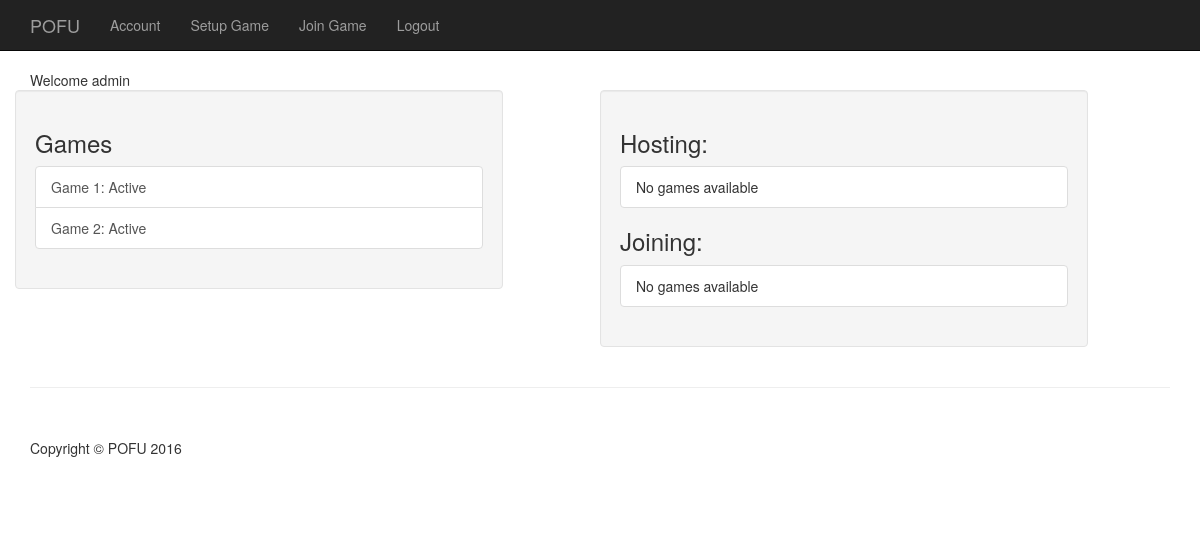
Page /users/home (signed in) on the committed database.
### game/models.py (models this page shows)
class Game(models.Model):
    status = models.CharField(max_length=1, default='A', choices=GAME_STATUS)
    title = models.CharField(max_length=50, blank=True)
    host = models.ForeignKey(User, null=True)
    objects = GamesManager()
    def __str__(self):
        return "Game " + str(self.id)

### users/views.py (the view)
@login_required
def home(request):
    my_games = Game.objects.games_for_user(request.user)
    joining = Setup.objects.setups_for_user(request.user)
    hosting = Setup.objects.filter(host=request.user)
    context = {'my_games': my_games,
               'joining': joining,
               'hosting': hosting}
    return render(request, 'users/home.html', context)

### game/models.py (called while the page is built)
    def games_for_user(self, user):
        return super(GamesManager, self).get_queryset().filter(
            models.Q(player__user_id=user.id))

    def setups_for_user(self, user):
        return super(SetupManager, self).get_queryset().filter(
            models.Q(invitation__user_id=user.id))

### users/templates/users/home.html
{% extends 'base.html' %}
{% block content %}
<div class="row">
    <div class="col-md-12" id="header">
        Welcome {{ user.username }}
    </div>
    <div class="well col-md-5">
        {% include "game/game_list_snippet.html" with header="Games" game_list=my_games %}
    </div>
    <div class="well col-md-5 col-md-push-1">
        <div>
            <h3 class="panel-header">Hosting:</h3>
            <div class="list-group">
                {% for game in hosting %}
                    <div class="col-md-12">
                        <div class="col-md-9">
                            <a class="list-group-item" href="#">
                                Created: {{ game.timestamp }}<br>
                                Players: {{ game.joined }}/{{ game.num_players }}<br>
                                Message: {{ game.message }}
                            </a>
                        </div>
                        <div class="col-md-3">
                            <a href="{% url 'game:delete' pk=game.id %}" class="btn btn-danger" role="button">Delete</a>
                        </div>
                    </div>
                {% empty %}
                    <span class="list-group-item">No games available</span>
                {% endfor %}
            </div>
            <h3 class="panel-header">Joining:</h3>
            <div class="list-group">
                {% for game in joining %}
                    <div class="col-md-12">
                        <div class="col-md-9">
                            <a class="list-group-item" href="#">
                                Host: {{ game.host }} <br>
                                Created: {{ game.timestamp }}<br>
                                Players: {{ game.joined }}/{{ game.num_players }}<br>
                                Message: {{ game.message }}
                            </a>
                        </div>
                        <div class="col-md-3">
                            <a href="{% url 'game:leave' pk=game.id %}" class="btn btn-danger" role="button">Leave</a>
                        </div>
                    </div>
                {% empty %}
                    <span class="list-group-item">No games available</span>
                {% endfor %}
            </div>
        </div>
    </div>
</div>
{% endblock content %}

### game/templates/game/game_list_snippet.html
<h3 class="panel-header">{{ header }}</h3>
<div class="list-group">
    {% for game in game_list %}
        <a class="list-group-item" href="{% url 'game:display' pk=game.id %}">
            {{ game }}: {{ game.get_status_display }}
        </a>
    {% empty %}
        <span class="list-group-item">No games available</span>
    {% endfor %}
</div>

### static/css/main.css (style rules this page uses)
body { padding-top: 70px; }

### rows in the picture
Game: id "Game 1", status "Active"
Game: id "Game 2", status "Active"

### other values in the picture
{{ user.username }} "admin"
{{ header }} "Games"
